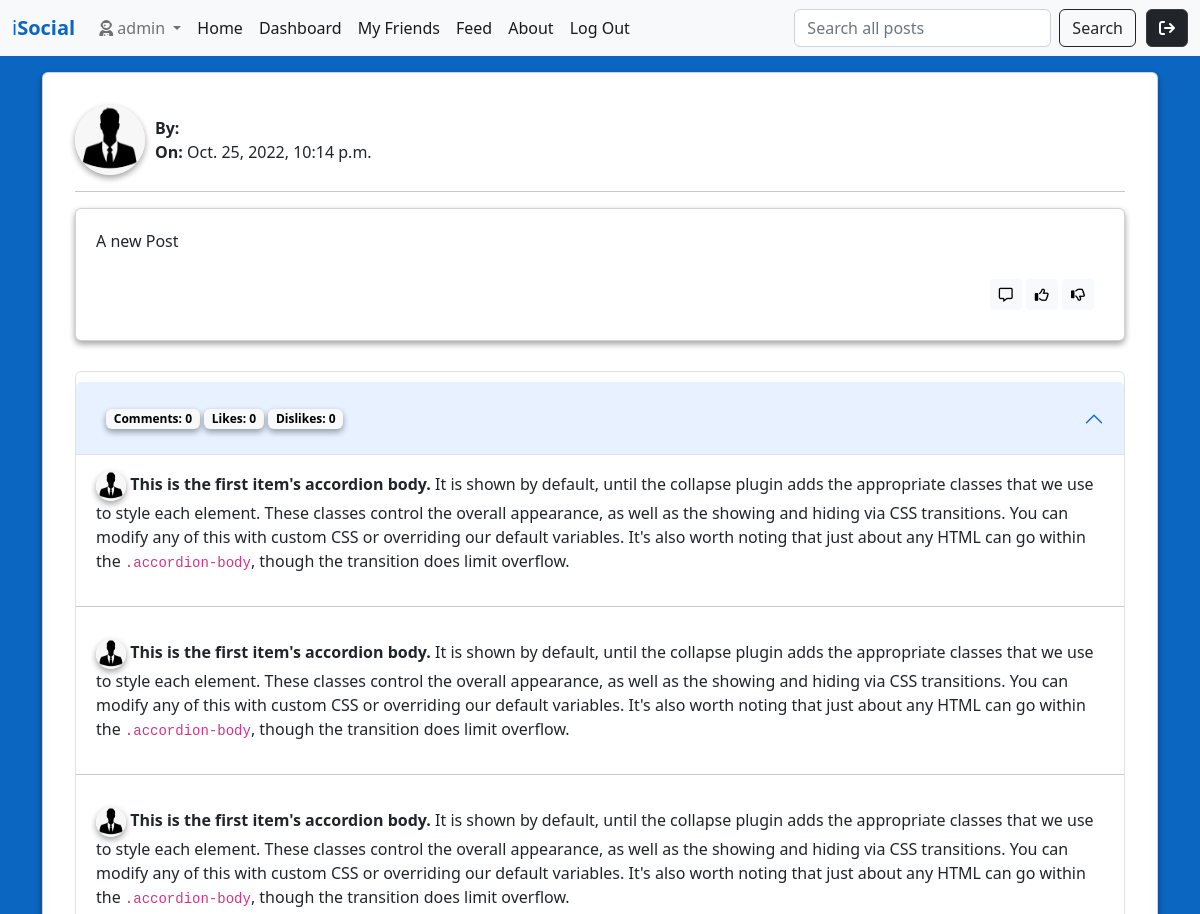
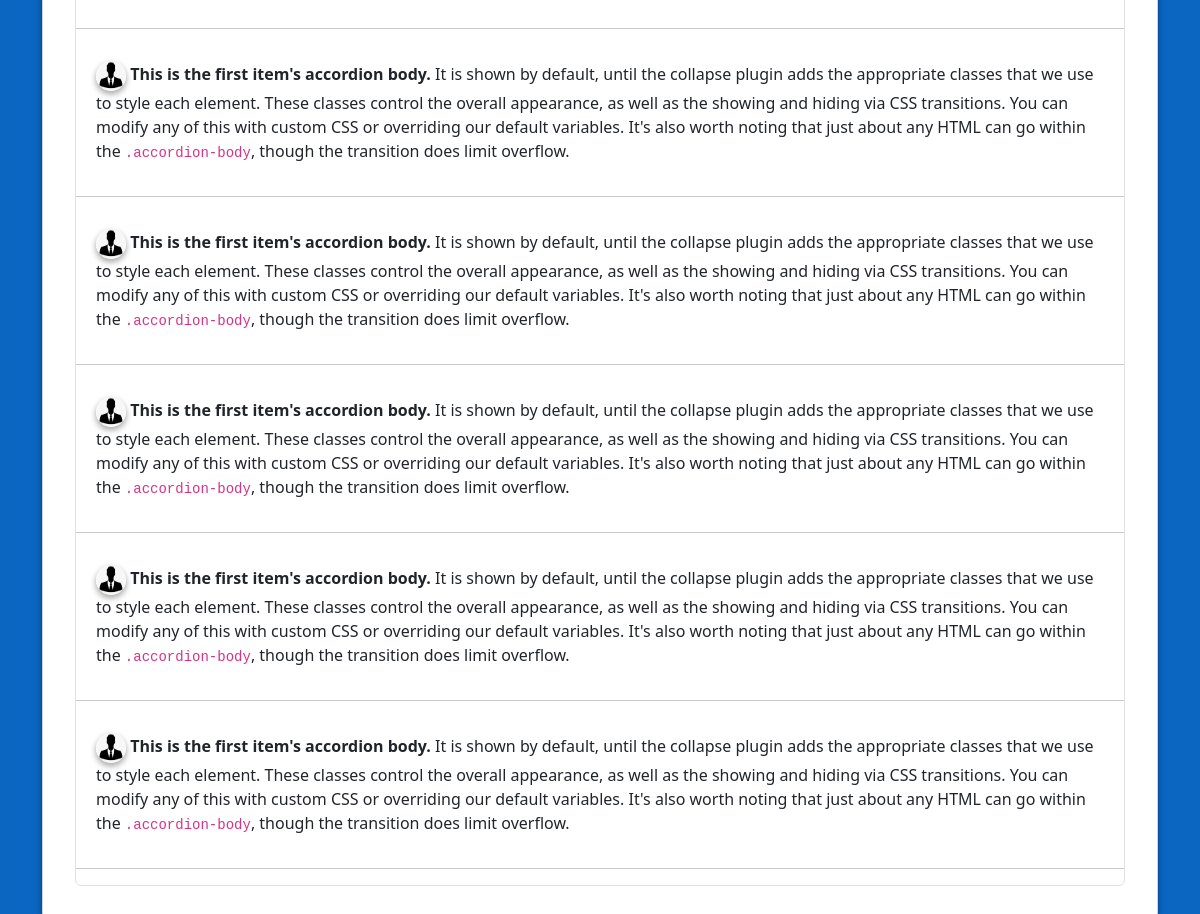
The app's page /posts/2 (signed in) with its own data (2 pictures, top to bottom).
### accounts/models.py (models this page shows)
class CustomUser(AbstractUser):
    email = models.EmailField(blank=True, default='', unique=True)
    first_name = models.CharField(max_length=255, blank=True, default='')
    last_name = models.CharField(max_length=255, blank=True, default='')
    username = models.CharField(max_length=255, blank=True, default='', unique=True)

### posts/models.py (models this page shows)
class Post(models.Model):
    body = models.TextField()
    comments = models.IntegerField(default=0)
    likes = models.IntegerField(default=0)
    dislikes = models.IntegerField(default=0)
    created_on = models.DateTimeField(
        auto_now_add=True,
        null=True,
        blank=True
    )

### posts/views.py (the view)
# urls.py: path('<int:pk>', PostDetailView.as_view(), name='post_detail'),
class PostDetailView(DetailView, LoginRequiredMixin):
    template_name = "posts/post_detail.html"
    model = Post

### templates/posts/post_detail.html (shortened to what this page needs)
{% extends 'base.html' %}
{% block content %}
    <div class="card box">
        <div class="card-body">
            <div class="card-body">
                <div class="post-top">
                    <div  class="post-top">
                        <div>
                            <img src="/static/img/male.jpeg" alt="default user pic" width="70" height="70" class="profile-pic">
                        </div>
                        <div>
                            <div>
                                <strong>By:</strong> <a href="#"> {{ post.poster}} </a>
                            </div>
                            <div>
                                <strong> On:</strong> {{ post.created_on }}
                            </div>
                        </div>
                    </div>
                </div>
            <hr>
            <div class="card box post-text-box">
                <p class="card-text">{{ post.body }}</p>
                <div class="author-options">
                    {% if user != post.poster %}
                    <a href="#" class="btn btn-sm btn-light">
                        <i class="fa-regular fa-message"></i>
                    </a>
                    <a href="#" class="btn btn-sm btn-light">
                        <i class="fa-regular fa-thumbs-up"></i>
                    </a>
                    <a href="#" class="btn btn-sm btn-light">
                        <i class="fa-regular fa-thumbs-down"></i>
                    </a>
                    {% endif %}
                </div>
            </div>
            <div class="accordion comment-accordian">
                <div class="accordion-item">
                  <h2 class="accordion-header" id="headingOne">
                    <button class="accordion-button" type="button" data-bs-toggle="collapse" data-bs-target="#collapseOne" aria-expanded="true" aria-controls="collapseOne">
                        <div class="author-options">
                            <span class="badge text-bg-light comment-count"><strong>Comments:</strong> {{ post.comments }}</span>
                            <span class="badge text-bg-light like-count"><strong>Likes:</strong> {{ post.likes }}</span>
                            <span class="badge text-bg-light dislike-count"><strong>Dislikes:</strong> {{ post.dislikes }}</span>
                        </div>
                    </button>
                  </h2>
                  <div id="collapseOne" class="accordion-collapse collapse show" aria-labelledby="headingOne" data-bs-parent="#accordionExample">
                    <div class="accordion-body">
                        <img src="/static/img/male.jpeg" alt="default user pic" width="30" height="30" class="profile-pic">
                        <strong>This is the first item's accordion body.</strong> It is shown by default, until the collapse plugin adds the appropriate classes that we use to style each element. These classes control the overall appearance, as well as the showing and hiding via CSS transitions. You can modify any of this with custom CSS or overriding our default variables. It's also worth noting that just about any HTML can go within the <code>.accordion-body</code>, though the transition does limit overflow.
                    </div>
                    <hr>
                    <div class="accordion-body">
                        <img src="/static/img/male.jpeg" alt="default user pic" width="30" height="30" class="profile-pic">
                        <strong>This is the first item's accordion body.</strong> It is shown by default, until the collapse plugin adds the appropriate classes that we use to style each element. These classes control the overall appearance, as well as the showing and hiding via CSS transitions. You can modify any of this with custom CSS or overriding our default variables. It's also worth noting that just about any HTML can go within the <code>.accordion-body</code>, though the transition does limit overflow.
                    </div>
                    <hr>
                    <div class="accordion-body">
                        <img src="/static/img/male.jpeg" alt="default user pic" width="30" height="30" class="profile-pic">
                        <strong>This is the first item's accordion body.</strong> It is shown by default, until the collapse plugin adds the appropriate classes that we use to style each element. These classes control the overall appearance, as well as the showing and hiding via CSS transitions. You can modify any of this with custom CSS or overriding our default variables. It's also worth noting that just about any HTML can go within the <code>.accordion-body</code>, though the transition does limit overflow.
                    </div>
                    <hr>
                    <div class="accordion-body">
                        <img src="/static/img/male.jpeg" alt="default user pic" width="30" height="30" class="profile-pic">
                        <strong>This is the first item's accordion body.</strong> It is shown by default, until the collapse plugin adds the appropriate classes that we use to style each element. These classes control the overall appearance, as well as the showing and hiding via CSS transitions. You can modify any of this with custom CSS or overriding our default variables. It's also worth noting that just about any HTML can go within the <code>.accordion-body</code>, though the transition does limit overflow.
                    </div>
                    <hr>
                    <div class="accordion-body">
                        <img src="/static/img/male.jpeg" alt="default user pic" width="30" height="30" class="profile-pic">
                        <strong>This is the first item's accordion body.</strong> It is shown by default, until the collapse plugin adds the appropriate classes that we use to style each element. These classes control the overall appearance, as well as the showing and hiding via CSS transitions. You can modify any of this with custom CSS or overriding our default variables. It's also worth noting that just about any HTML can go within the <code>.accordion-body</code>, though the transition does limit overflow.
                    </div>
                    <hr>
                    <div class="accordion-body">
                        <img src="/static/img/male.jpeg" alt="default user pic" width="30" height="30" class="profile-pic">
                        <strong>This is the first item's accordion body.</strong> It is shown by default, until the collapse plugin adds the appropriate classes that we use to style each element. These classes control the overall appearance, as well as the showing and hiding via CSS transitions. You can modify any of this with custom CSS or overriding our default variables. It's also worth noting that just about any HTML can go within the <code>.accordion-body</code>, though the transition does limit overflow.
                    </div>
                    <hr>
                    <div class="accordion-body">
                        <img src="/static/img/male.jpeg" alt="default user pic" width="30" height="30" class="profile-pic">
                        <strong>This is the first item's accordion body.</strong> It is shown by default, until the collapse plugin adds the appropriate classes that we use to style each element. These classes control the overall appearance, as well as the showing and hiding via CSS transitions. You can modify any of this with custom CSS or overriding our default variables. It's also worth noting that just about any HTML can go within the <code>.accordion-body</code>, though the transition does limit overflow.
                    </div>
                    <hr>
                    <div class="accordion-body">
                        <img src="/static/img/male.jpeg" alt="default user pic" width="30" height="30" class="profile-pic">
                        <strong>This is the first item's accordion body.</strong> It is shown by default, until the collapse plugin adds the appropriate classes that we use to style each element. These classes control the overall appearance, as well as the showing and hiding via CSS transitions. You can modify any of this with custom CSS or overriding our default variables. It's also worth noting that just about any HTML can go within the <code>.accordion-body</code>, though the transition does limit overflow.
                    </div>
                    <hr>
                </div>
            </div>
            </div>
        </div>
    </div>
{% endblock content %}

### templates/base.html (shortened to what this page needs)
{% load static %}
<!DOCTYPE html>
<html lang="en">
<head>
    <link href="https://cdn.jsdelivr.net/npm/bootstrap@5.2.1/dist/css/bootstrap.min.css" rel="stylesheet">
    <link rel="stylesheet" href="{% static '/css/base.css' %}">
    <link rel="stylesheet" href="https://cdn.jsdelivr.net/npm/bootstrap-icons@1.9.1/font/bootstrap-icons.css">
</head>
<body>
    <nav class="navbar navbar-light navbar-expand-lg bg-light">
        <div class="container-fluid">
            <a class="navbar-brand" href="{% url 'home' %}" id="logo-daily">i<strong>Social</strong></a>
            <div class="collapse navbar-collapse" id="navbarSupportedContent">
                <ul class="navbar-nav me-auto mb-2 mb-lg-0">
                    {% if user.is_authenticated %}
                    <li class="nav-item dropdown">
                        <a class="nav-link dropdown-toggle" href="#" role="button" data-bs-toggle="dropdown" aria-expanded="false">
                            <i class="fa-solid fa-user-astronaut"></i> {{ user.username }}
                        </a>
                    </li>
                    {% else %}
                    <li class="nav-item">
                        <a class="nav-link active" aria-current="page" href="{% url 'login' %}">
                            <i class="fa-solid fa-user-plus"></i>
                        </a>
                    </li>
                    {% endif %}
                    <li class="nav-item">
                        <a class="nav-link active" aria-current="page" href="{% url 'home' %}">Home</a>
                    </li>
                    <li class="nav-item">
                        <a class="nav-link active" aria-current="page" href="{% url 'my_dashboard' %}">Dashboard</a>
                    </li>
                    <li class="nav-item">
                        <a class="nav-link active" aria-current="page" href="{% url 'my_friends_list' %}">My Friends</a>
                    </li>
                    <li class="nav-item">
                        <a class="nav-link active" aria-current="page" href="{% url 'post_list' %}">Feed</a>
                    </li>
                    <li class="nav-item">
                        <a class="nav-link active" aria-current="page" href="{% url 'about' %}">About</a>
                    </li>
                    {% if user.is_authenticated %}
                    <li class="nav-item">
                        <a class="nav-link active" aria-current="page" href="{% url 'logout' %}">Log Out</a>
                    </li>
                    {% else %}
                    <li class="nav-item">
                        <a class="nav-link active" aria-current="page" href="{% url 'login' %}">Login</a>
                    </li>
                    {% endif %}
                </ul>
                <form class="d-flex" role="search">
                    <input class="form-control me-2" type="search" placeholder="Search all posts" aria-label="Search">
                    <button class="btn btn-outline-dark" type="submit">Search</button>
                </form>
                {% if not user.is_authenticated %}
                {% else %}
                <div class="">
                    <a id="log-in-icon"
                       href="{% url 'logout' %}"
                       class="card-link btn btn-dark btn-md active"
                    >
                    <i class="fa-solid fa-arrow-right-from-bracket"></i>
                    </a>
                </div>
                {% endif %}
            </div>
        </div>
    </nav>
    <div class="container">
        {% block content %}
        {% endblock content %}
    </div>
</body>
</html>

### static/css/base.css (style rules this page uses)
.comment-accordian { margin-top: 30px; }
.comment-count, .like-count, .dislike-count { box-shadow: rgba(0, 0, 0, 0.16) 0px 3px 6px, rgba(0, 0, 0, 0.23) 0px 3px 6px; }
.post-text-box { padding: 20px }
.profile-pic { box-shadow: rgba(0, 0, 0, 0.16) 0px 3px 6px, rgba(0, 0, 0, 0.23) 0px 3px 6px; border-radius: 50%; }
.post-top { display: flex; align-items: center; justify-content: space-between; gap: 10px; }
h1, h2, h3, h4, h5, h6 { text-align: center; margin-top:10px; margin-bottom:10px; color: #212529; }
body { background-color: #0b66c2; }
#logo-daily, #question-delete, .forbidden h1 { color: #0b66c2; }
#log-in-icon { margin-left: 10px;background-color: #212529; }
.box { box-shadow: rgba(0, 0, 0, 0.16) 0px 3px 6px, rgba(0, 0, 0, 0.23) 0px 3px 6px; background-color: white; }
.author-options, #post-more { text-align: right; margin: 10px 10px; }

### records on screen
CustomUser: username "admin"
Post: created_on "Oct. 25, 2022, 10:14 p.m.", body "A new Post", comments "0", likes "0", dislikes "0"
